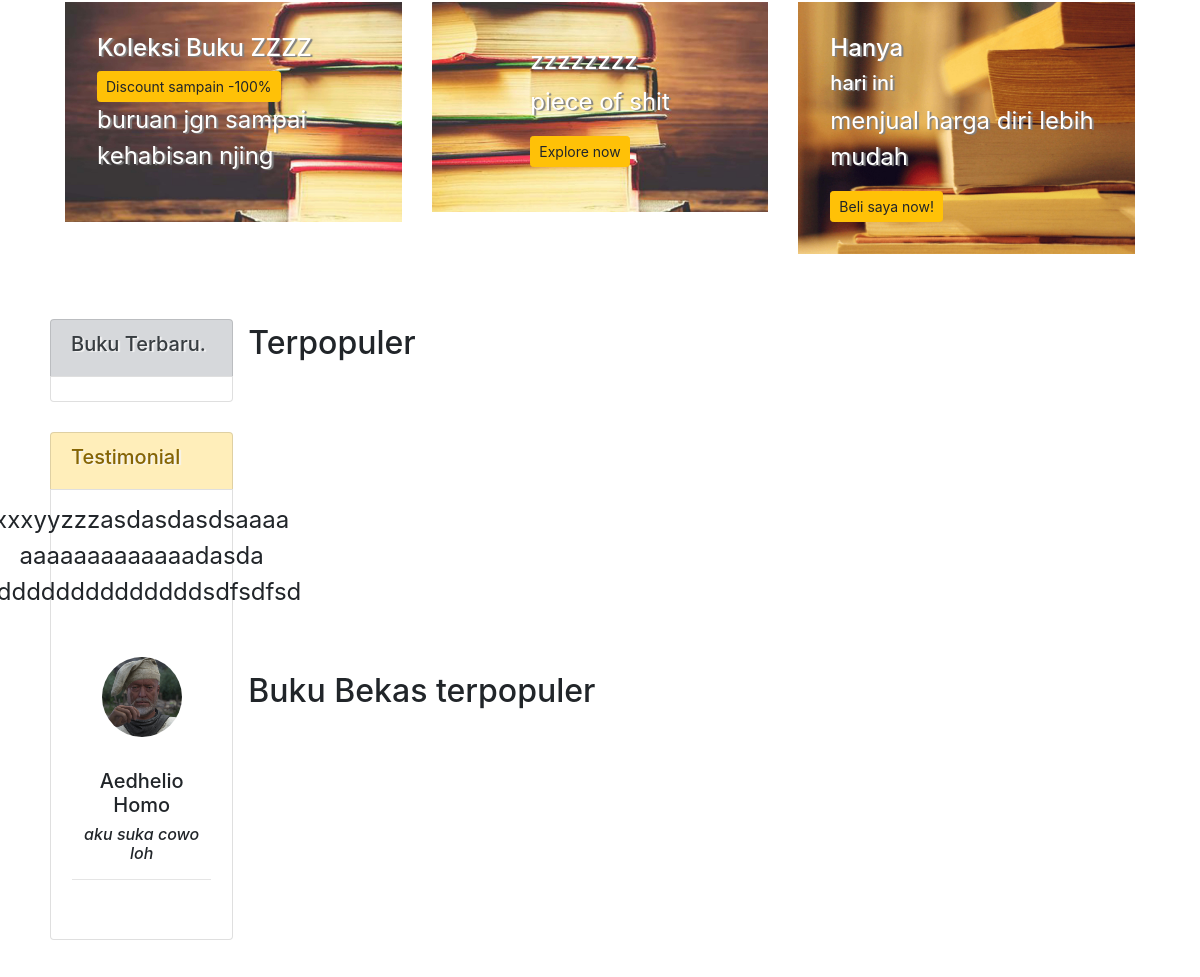
Before: / (middle part) with the older database file.
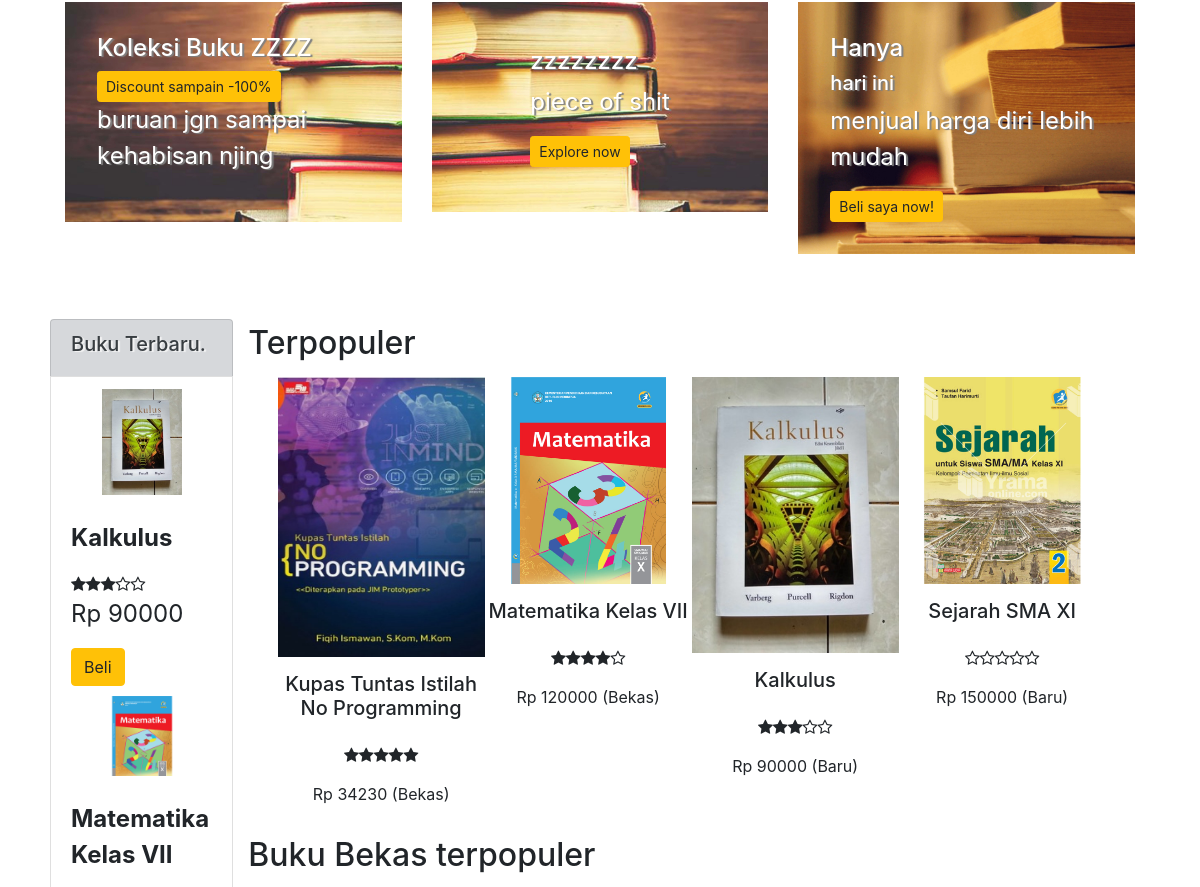
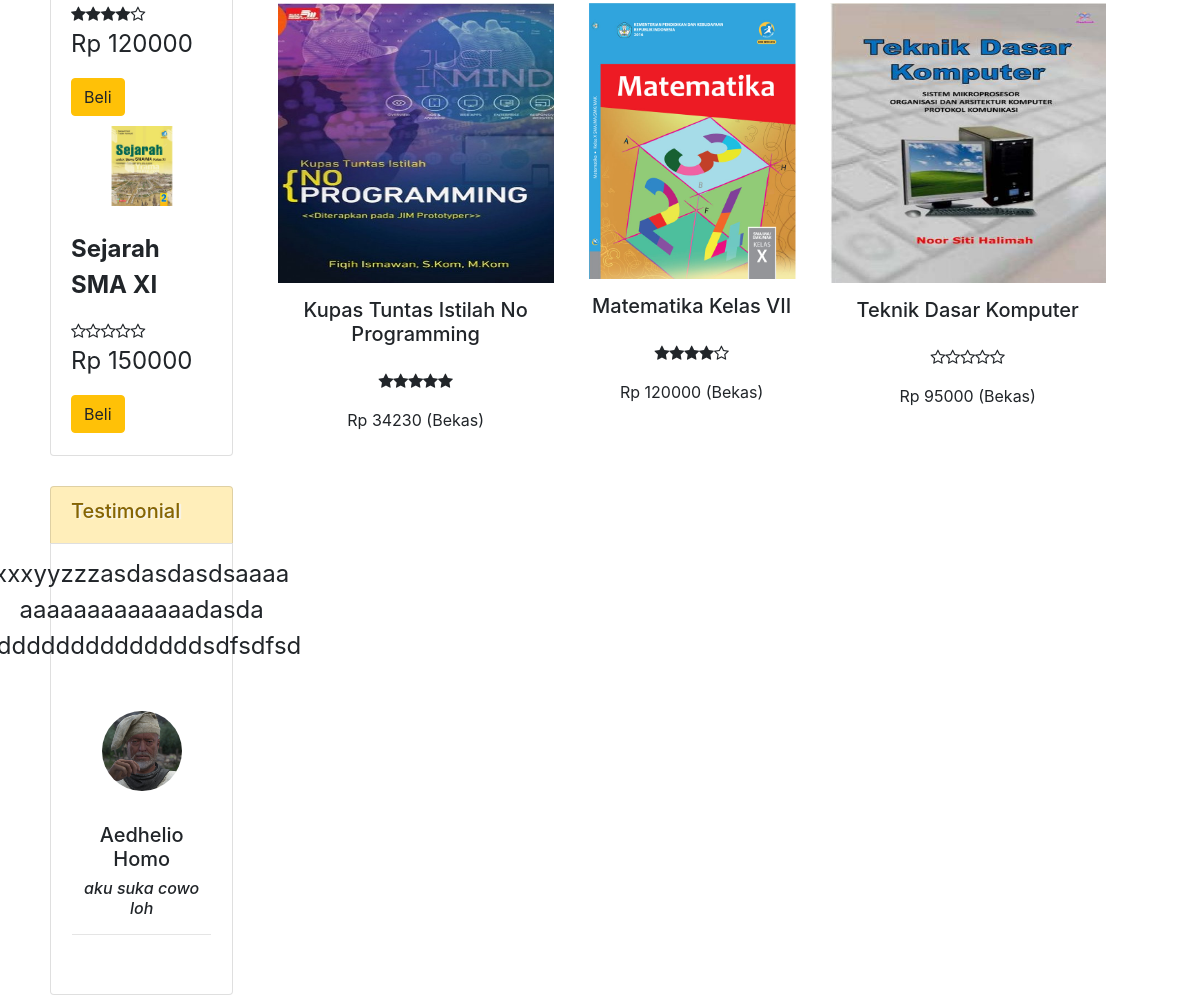
After: the same page with the newer database file (2 pictures, top to bottom).
### tables this page shows
CREATE TABLE `buku` (
  `ID_BUKU` int(11) NOT NULL,
  `JUDUL` varchar(100) NOT NULL,
  `HARGA` varchar(15) NOT NULL,
  `USERNAME` varchar(20) NOT NULL,
  `JUMLAH` int(11) NOT NULL,
  `GAMBAR` varchar(20) NOT NULL,
  `PENGARANG` varchar(15) NOT NULL,
  `DESKRIPSI` mediumtext NOT NULL,
  `KATEGORI` varchar(15) NOT NULL,
  `RATING` int(11) NOT NULL,
  `BEKAS` tinyint(1) NOT NULL
);

### application/controllers/Home.php (called while the page is built, shortened)
<?php
class Home extends CI_Controller {
	public function __construct()
	{
		$this->load->model("m_buku");
	}
	public function index()
	{
		$new = $this->m_buku->getNew(3);
		$data['new'] = $new;
		$terpopuler = $this->m_buku->getTerpopuler(4);
		$data['terpopuler'] = $terpopuler;
		$data['bekasterpopuler'] = $this->m_buku->getBekasTerpopuler(4);
		$this->load->view('v_home', $data);
	}
}

### index.php (called while the page is built, shortened)
<?php
require_once BASEPATH.'core/CodeIgniter.php';

### application/models/m_buku.php (called while the page is built, shortened)
<?php
class M_Buku extends CI_Model {
	public function getTerpopuler($count){
		$query = $this->db->query("SELECT * FROM buku ORDER BY rating DESC LIMIT $count");
		return $query->result_array();
	}
	public function getBekasTerpopuler($count){
		$query = $this->db->query("SELECT * FROM buku WHERE bekas=true ORDER BY rating DESC LIMIT $count");
		return $query->result_array();
	}
	public function getNew($count){
		$query = $this->db->query("SELECT * FROM buku LIMIT $count");
		return $query->result_array();
	}
}

### application/views/v_home.php (the view, shortened to what this page needs)
<!DOCTYPE html>
<html lang="en" xmlns="http://www.w3.org/1999/xhtml">
<head>
    <link rel="stylesheet" href="<?php echo base_url() ?>css/page.css" />
    <link rel="stylesheet" href="<?php echo base_url() ?>css/icons.css" />
    <link rel="stylesheet" href="https://maxcdn.bootstrapcdn.com/bootstrap/4.0.0/css/bootstrap.min.css" />
    <link rel="stylesheet" href="https://cdnjs.cloudflare.com/ajax/libs/font-awesome/4.7.0/css/font-awesome.min.css" />
</head>
<body>
    <div class="container-fluid header" style="padding:0">
        <div class="container-fluid content max1080p">
            <div class="row paddingLR50px" style="padding-top: 30px;margin-bottom: 30px;">
                <div class="col-md">
                    <div class="img-fluid divImgBackground threeSection wrapCenter" style="background-image:url(<?php echo base_url() ?>img/banner/banner4.jpg);">
                        <div class="innerCenter">
                            <h4 class="threeSectionName">
                                Koleksi Buku ZZZZ
                            </h4>
                            <div class="threeSectionDetails">
                                <button type="button" class="btn btn-warning btn-sm">Discount sampain -100%</button>
                                <p>
                                    buruan jgn sampai kehabisan njing
                                </p>
                            </div>
                        </div>
                    </div>
                </div>
                <div class="col-md">
                    <div>
                        <div class="img-fluid divImgBackground threeSection wrapCenter" style="background-image:url(<?php echo base_url() ?>img/banner/banner5.jpg);">
                            <div class="innerCenter">
                                <h4 class="threeSectionName">
                                    zzzzzzzz
                                </h4>
                                <div class="threeSectionDetails">
                                    <p>
                                        piece of shit
                                    </p>
                                    <button type="button" class="btn btn-warning btn-sm">Explore now</button>
                                </div>
                            </div>
                        </div>
                    </div>
                </div>
                <div class="col-md">
                    <div>
                        <div class="img-fluid divImgBackground threeSection wrapCenter" style="background-image:url(<?php echo base_url() ?>img/banner/banner6.jpg);">
                            <div class="innerCenter">
                                <h4 class="threeSectionName">
                                    Hanya
                                </h4>
                                <div class="threeSectionDetails">
                                    <h5 class="threeSectionName">
                                        hari ini
                                    </h5>
                                    <p>
                                        menjual harga diri lebih mudah
                                    </p>
                                    <button type="button" class="btn btn-warning btn-sm">Beli saya now!</button>
                                </div>
                            </div>
                        </div>
                    </div>
                </div>
            </div>
            <div class="row paddingLR50px">
                <?php include 'sidebar.php'; ?>
                <div class="col-md-10 highlight container mx-auto">
                    <div class="titleSection" style="margin-top:5px">
                        <h2>Terpopuler</h2>
                    </div>
                    <div class="row terpopulerChild paddingLR5percent">
                        <?php
                            foreach($terpopuler as $p){
                        ?>
                        <div class="col-md thumbVertical">
                            <div class="row wrapCenter">
                                <img src="<?php echo base_url() ?>uploads/<?php echo $p['GAMBAR'] ?>" class="tilesVerticalThumbNail innerCenter-0" />
                            </div>
                            <div class="row desc wrapCenter">
                                <div class="innerCenter-0">
                                    <h5><?php echo $p['JUDUL'] ?></h5>
                                </div>
                            </div>
                            <div class="row  wrapCenter">
                                <div class="rating innerCenter-0">
                                    <?php
                                    for($i = 1; $i<=5; $i++){
                                        echo (($i<=$p['RATING']) ? ('<i class="fa fa-star"></i>') : ('<i class="fa fa-star-o"></i>'));
                                    }
                                    ?>
                                </div>
                            </div>
                            <div class="row wrapCenter">
                                <div class="price innerCenter-0">
                                    Rp <?php echo $p['HARGA']." (".($p['BEKAS']?'Bekas':'Baru').")"; ?>
                                </div>
                            </div>
                        </div>
                        <?php
                            }
                        ?>
                    </div>
                    <div class="titleSection">
                        <h2>Buku Bekas terpopuler</h2>
                    </div>
                    <div class="row terpopulerChild paddingLR5percent">
                        <?php
                            foreach($bekasterpopuler as $p){
                        ?>
                        <div class="col-md thumbVertical">
                            <div class="row wrapCenter">
                                <img src="<?php echo base_url() ?>uploads/<?php echo $p['GAMBAR'] ?>" class="tilesVerticalThumbNail innerCenter-0" />
                            </div>
                            <div class="row desc wrapCenter">
                                <div class="innerCenter-0">
                                    <h5><?php echo $p['JUDUL'] ?></h5>
                                </div>
                            </div>
                            <div class="row  wrapCenter">
                                <div class="rating innerCenter-0">
                                    <?php
                                    for($i = 1; $i<=5; $i++){
                                        echo (($i<=$p['RATING']) ? ('<i class="fa fa-star"></i>') : ('<i class="fa fa-star-o"></i>'));
                                    }
                                    ?>
                                </div>
                            </div>
                            <div class="row wrapCenter">
                                <div class="price innerCenter-0">
                                    Rp <?php echo $p['HARGA']." (".($p['BEKAS']?'Bekas':'Baru').")"; ?>
                                </div>
                            </div>
                        </div>
                        <?php
                            }
                        ?>
                    </div>
                </div>
            </div>
        </div>
    </div>
</body>
</html>

### application/views/sidebar.php
<div class="col-md-2  rightSideBar">
                    <div class="row sidebar">
                        <div class="list-group" style="width:100%">
                            <div class="list-group-item list-group-item-secondary titleBar">
                                <h5>Buku Terbaru.</h5>
                            </div>
                            <div class="list-group-item">
                                <?php
                                    foreach($new as $n){
                                ?>
                                <div class="row">
                                    <div class="col wrapCenter">
                                        <img src="<?php echo base_url() ?>uploads/<?php echo $n['GAMBAR'] ?>" class="tilesHorizontalThumbNail-Small innerCenter-0" />
                                    </div>
                                    <div class="col SideBarThumbNail">
                                        <p><b><?php echo $n['JUDUL'] ?></b></p>
                                        <b>
                                            <?php
                                                for($i = 1; $i<=5; $i++){
                                                    echo (($i<=$n['RATING']) ? ('<i class="fa fa-star"></i>') : ('<i class="fa fa-star-o"></i>'));
                                                }
                                            ?>
                                        </b>
                                        <p>Rp <?php echo $n['HARGA'] ?></p>
                                        <a href="buy?id=<?php echo $n['ID_BUKU'] ?>"><button type="button" class="btn btn-warning">Beli</button></a>
                                    </div>
                                </div>
                                <?php
                                    }
                                ?>
                            </div>
                        </div>
                    </div>
                    <div class="row sidebar">
                        <div class="list-group" style="width:100%">
                            <div class="list-group-item list-group-item-warning titleBar">
                                <h5>Testimonial</h5>
                            </div>
                            <div class="list-group-item textTestimonial">
                                <div class="row wrapCenter">
                                    <div class="innerCenter-0">
                                        <p>
                                            xxxyyzzzasdasdasdsaaaa
                                            aaaaaaaaaaaaadasda
                                            dddddddddddddddsdfsdfsd
                                        </p>
                                    </div>
                                </div>
                                <div class="row wrapCenter">
                                    <div class="innerCenter innerCenter-1rem">
                                        <img src="<?php echo base_url() ?>img/face.jpg" class="rounded-circle tilesHorizontalThumbNail-Small thumbnailTestimonial" />
                                    </div>
                                    <div class="innerCenter innerCenter-1rem">
                                        <h5>Aedhelio Homo</h5>
                                        <h6><i>aku suka cowo loh</i></h6>
                                        <hr />
                                    </div>
                                </div>
                            </div>
                        </div>
                    </div>
                </div>

### css/page.css (style rules this page uses)
div { border:0px solid red }
input[type="text"], textarea, button { outline: none; box-shadow: none !important; }
.content { min-height:700px }
.wrapCenter { display: flex; justify-content: center; }
.innerCenter { align-self: center; padding: 2rem; }
.innerCenter-0 { align-self: center; padding: 0; }
.innerCenter-1rem { padding: 1rem; }
.paddingLR50px { padding-left:50px; padding-right:50px; }
.paddingLR5percent { padding-left: 5%; padding-right: 5%; }
.tilesHorizontalThumbNail-Small { max-width:80px }
.titleBar { text-shadow: 2px 1px 1px whitesmoke; }
.highlight { padding: 20px }
.rightSideBar { padding: 20px }
.terpopulerChild { min-height:280px; }
.sidebar { margin-bottom:30px }
.titleSection { margin-top:15px; margin-bottom:15px; }
.thumbVertical { transition: 0.5s ease; }
.tilesVerticalThumbNail { width: 100%; height: 100%; max-width: 280px; max-height:280px; }
.max1080p { max-width: 1980px; margin-left: auto; margin-right: auto; }
.divImgBackground { background-size: cover; background-repeat: no-repeat }
.threeSection { color:white; text-shadow:2px 1px 1px grey; min-height:210px }
.desc, .rating { text-align: center }
.textTestimonial { text-align:center }
h2 { font-size: 3.0vh; }
p { font-size: 2vmin; }

Changed rows visible on the page:
added buku: GAMBAR (picture), JUDUL "Kalkulus", RATING 3 (drawn), HARGA "90000", BEKAS "Baru"
added buku: GAMBAR (picture), JUDUL "Matematika Kelas VII", RATING 4 (drawn), HARGA "120000", BEKAS "Bekas"
added buku: GAMBAR (picture), JUDUL "Sejarah SMA XI", RATING 0 (drawn), HARGA "150000", BEKAS "Baru"
added buku: GAMBAR (picture), JUDUL "Kupas Tuntas Istilah No Programming", RATING 5 (drawn), HARGA "34230", BEKAS "Bekas"
added buku: GAMBAR (picture), JUDUL "Teknik Dasar Komputer", RATING 0 (drawn), HARGA "95000", BEKAS "Bekas", shown under "Buku Bekas terpopuler"
